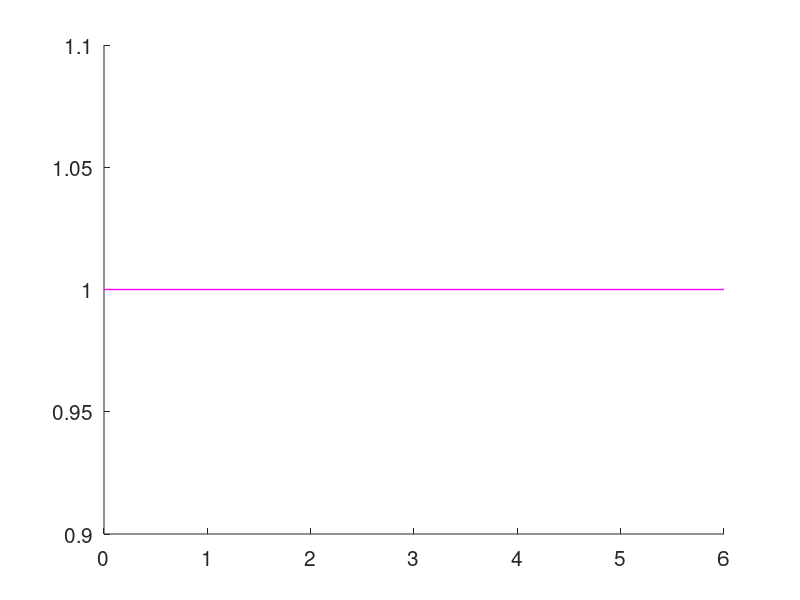

The MATLAB source for this figure: (Note: this script raises an error after producing the figure.)
% Diskreter Regelkreis RK_DB_F.m
% Getestet mit MATLAB + CST und 
% mit GNU Octave + Control-Package
% Manfred Lohöfener, HS Merseburg, März 2017

clear; close all

% Parameter
K_S = 1.5;    % Proportionalfaktor
T_1 = 3.0;    % [s] Zeitkonstante
T_2 = 1.0;    % [s] Zeitkonstante

T_E = 6;      % [s] Simulationsdauer
T_0 = 0.5;    % [s] Abtastzeit
s = tf ('s'); % Laplace-Op (komplex)

% Kontinuierliche und diskrete Strecke
G_S = K_S / (1 + (T_1+T_2)*s + T_1*T_2*s^2);
%G_S = K_S / (1 + (T_1+T_2)*s + T_1*T_2*s^2 + s^3);  % 3. Ordnung
G_Sd= c2d (G_S, T_0);
[b_i, a_i] = tfdata (G_Sd, 'v');
% MATLAB-Octave-Kompatibilitaet
b_i=[zeros(1, length(a_i)-length(b_i)) b_i];

% Dead-Beat-Regler Führung
q_i = a_i / sum (b_i);
p_i = eye (1, length (b_i)) - b_i/sum (b_i);
G_R = tf (q_i, p_i, T_0);

%G_w = minreal (feedback (G_R, G_Sd));         % w -> y
G_w = feedback (G_R, G_Sd);         % w -> y
G_z = minreal (feedback (-G_Sd*G_R, -1));     % z -> y
%G_z = feedback (-G_Sd*G_R, -1);     % z -> y

if max (abs (pole (G_Sd))) > 1                % Strecke stabil?
  disp ('Achtung: Strecke ist instabil')
else
  disp ('Strecke ist stabil')
end

figure ('Name', 'Fuehrung', 'NumberTitle', 'off', 'Position', [0 100 800 600]);
  set (gca, 'FontSize', 15); hold on
  plot ([0 T_E], [1 1], 'm', 'LineWidth', 1)
  [x_y, t_y, y_wy, t_wy] = cont_sim (G_S, G_w, T_E, 0, 0);
  plot (t_y, x_y, 'LineWidth', 1)
  stairs (t_wy, y_wy)
  set (findobj (gcf, 'type', 'line'), 'LineWidth', 1);
  axis ([0 T_E -1.1 1.1])
  title ('Dead-Beat-Fuehrungssprungantwort Fuehrungsfall', 'fontsize', 18)
  xlabel ('Zeit [s]')
  ylabel ('h(t)')
  legend ('w(t)', 'x(t)', 'y(t)')
  legend boxoff
  txt = {'Streckenparameter K_S, T_1, T_2:'; num2str([K_S T_1 T_2]); ' '
         evalc('G_R')};
  text (2, -0.1, txt, 'fontsize', 13)
  printgcf (mfilename, 0)

figure ('Name', 'Stoerung', 'NumberTitle', 'off', 'Position', [200 200 800 600]);
  set (gca, 'FontSize', 15); hold on
  plot ([0 T_E], [1 1], 'm', 'LineWidth', 1) 
  [x_z, t_y, y_zy, t_zy] = cont_sim (G_S, G_z, T_E, 0, 1);
  plot (t_y, x_z, 'LineWidth', 1)
  stairs (t_zy, y_zy)
  set (findobj (gcf, 'type', 'line'), 'LineWidth', 1);
  axis ([0 T_E -1.1 1.1])
  title ('Dead-Beat-Stoersprungantwort Fuehrungsfall', 'fontsize', 18)
  xlabel ('Zeit [s]')
  ylabel ('h(t)')
  legend ('z(t)', 'x(t)', 'y(t)')
  legend boxoff
  txt = {'Streckenparameter K_S, T_1, T_2:'; num2str([K_S T_1 T_2]); ' '
         evalc('G_R')};
  text (2, -0.4, txt, 'fontsize', 13)
  printgcf (mfilename, 0)

figure ('Name', 'Pol-Nullstellen', 'NumberTitle', 'off', 'Position', [100 0 800 600]);
  set (gca, 'FontSize', 15); hold on
  pzmap (G_z)
  set (findobj (gcf, 'type', 'line'), 'LineWidth', 2);
  plot_circ ('m')                 % Einheitskreis
  axis ([-1 1 -1 1])
  title ('Dead-Beat-Pol-Nullstellenbild Fuehrungsfall', 'fontsize', 18)
  xlabel ('Realteil')
  ylabel ('Imaginaerteil')
  legend ('Polstellen', 'Nullstellen', 'Einheitskreis', 'location', 'north')
  legend boxoff
  txt = {'Nullstellen Regelkreis:'; num2str(zero (G_z)'); ' '
         'Polstellen Regelkreis:'; num2str(pole (G_z)')};
  text (-0.6, -0.2, txt, 'fontsize', 12)
  printgcf (mfilename, 0)
